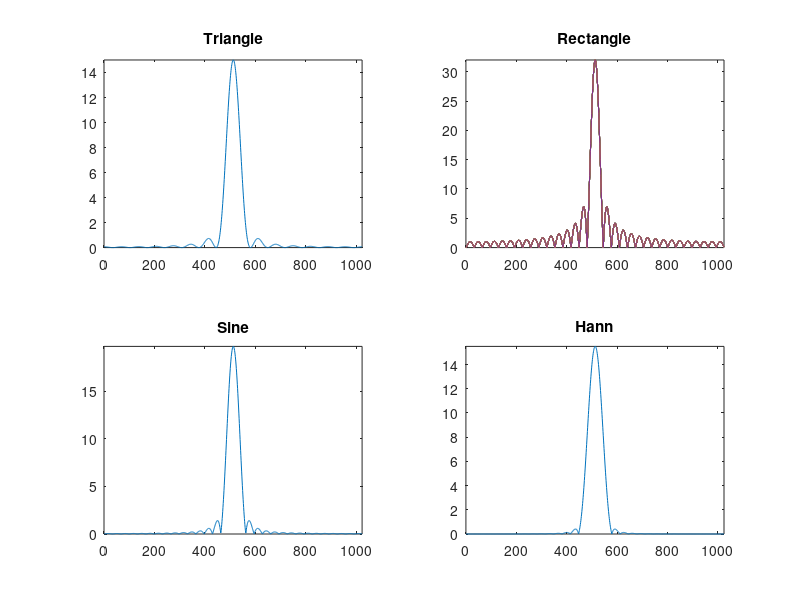

Write the MATLAB code that produced this figure.
% Main function for running exercises
function main()
    % Declare the number of samples in the sine wave
    N = 32;
    % Declare the sample rate
    fs = 2048;
    % Create indexes 1 - N
    time = [0:N-1];
    % Declare the frequency as 128Hz
    frequency = 128;
    % Declare the amplitude
    amplitude = 1.0;

    % Generate signal x from parameters
    x = 1*sin(2*pi*128*(time/fs)) + 0.2*sin(2*pi*220*(time/fs)) + ...
    0.01*cos(2*pi*525*(time/fs));

    % Compute the DFT of the sine wave
    X = fft(x);
    
    % Pad with zeros to make vector 2048 samples long
    X2 = fft([x, zeros(1, 2048-N)]);


    % Calculate absolute magnitude of spectrum
    X = abs(X);
    X2 = abs(X2);

    % Zero pad smaller vector so they are the same sie for plotting
    % Kronecker padding technique taken from: http://stackoverflow.com/questions/11776251/inserting-variable-number-of-zeros-between-non-zero-elements-in-a-vector-in-matl
    zero_p = length(X2) / length(X);
    b = [1 zeros(1,zero_p-1)];
    X = kron(X, b);
    X(X == 0) = NaN;

    N = 31;
    tri_win = (((N-1.0)/2.0)-abs((0:N-1)-((N-1.0)/2.0)))*(2.0/(N-1.0));
    % tri_win
    N = 32;
    rect_win = ones(N);
    sine_win = sin(pi*(0:N-1)/(N-1));
    hann_win = 0.5*(1-cos(2*pi*(0:N-1)/(N-1)));
    figure;
    X = fft(tri_win, 1024);
    X = abs(X);
    X = fftshift(X);
    subplot(2,2,1)
    plot(X)
    title('Triangle')
    axis([0, 1024, 0, inf]);

    X = fft(rect_win, 1024);
    X = abs(X);
    X = fftshift(X);
    subplot(2,2,2)
    plot(X)
    title('Rectangle')
    axis([0, 1024, 0, inf]);

    X = fft(sine_win, 1024);
    X = abs(X);
    X = fftshift(X);
    subplot(2,2,3)
    plot(X)
    title('Sine')
    axis([0, 1024, 0, inf]);

    X = fft(hann_win, 1024);
    X = abs(X);
    subplot(2,2,4)
    X = fftshift(X);
    plot(X)
    title('Hann')
    axis([0, 1024, 0, inf]);
    return;

    hold on;
    plot(tri_win, 'b')
    plot(hann_win, 'r')
    plot(sine_win, 'g')
    plot(rect_win, 'c')
    axis([-1, 33, 0, 1.1])

    figure

    % Plot the absolute magnitude of the DFT to a graph
    stem(X(1:2048/2));
    hold on
    plot(X2(1:2048/2));
    % Set xlabel to show bin 10 bin indexes
    set(gca,'XTickMode','manual');
    set(gca,'XTick',int64((1:10)*(1024/10)));
    set(gca,'XtickLabels',int64((1:10)*((fs/2)/10)));


    % Turn on grid
    grid on;
    
    % Add a title to the graph
    title('DFT of x')
    
    % Label the x axis as 'Frequency'
    xlabel('Bin Index')
    % Label the y axis as 'Magnitude'
    ylabel('Magnitude |X|')
